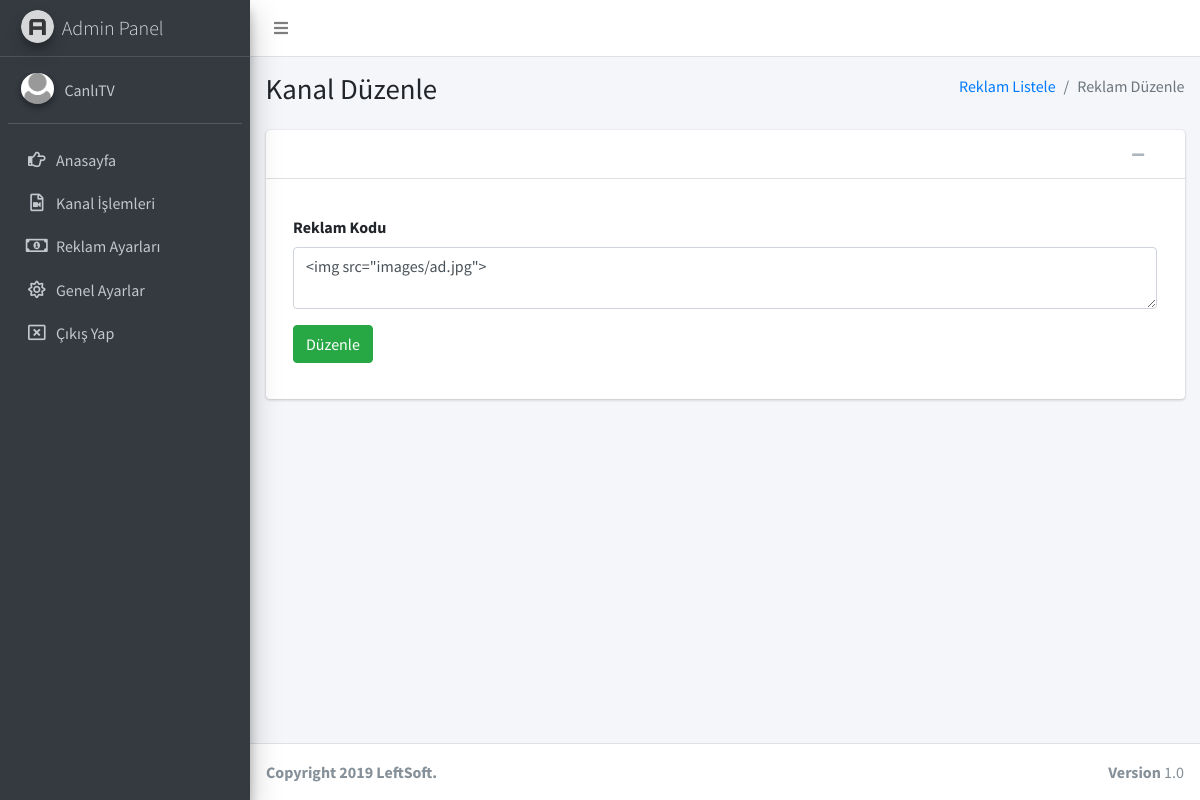
Page /admin/sayfalar/reklam-duzenle.php?reklam_id=1 (signed in) on the committed database.
### tables this page shows
CREATE TABLE `kullanici` (
  `kullanici_id` int(11) NOT NULL,
  `kullanici_mail` varchar(100) NOT NULL,
  `kullanici_password` varchar(50) NOT NULL,
  `kullanici_ad` varchar(50) NOT NULL
);

CREATE TABLE `reklam` (
  `reklam_id` int(11) NOT NULL,
  `reklam_adi` text NOT NULL,
  `reklam_kodu` text NOT NULL
);

### admin/sayfalar/reklam-duzenle.php (the view, shortened to what this page needs)
<?php
include 'header.php';
$reklamsor=$db->prepare("SELECT * FROM reklam where reklam_id=:id");
$reklamsor->execute(array(
  'id' => $_GET['reklam_id']
  ));
$reklamcek=$reklamsor->fetch(PDO::FETCH_ASSOC);
?>
  <div class="content-wrapper">
    <section class="content-header">
      <div class="container-fluid">
        <div class="row mb-2">
          <div class="col-sm-6">
            <h1>Kanal Düzenle</h1>
          </div>
          <div class="col-sm-6">
            <ol class="breadcrumb float-sm-right">
              <li class="breadcrumb-item"><a href="reklam-listele.php">Reklam Listele</a></li>
              <li class="breadcrumb-item active">Reklam Düzenle</li>
            </ol>
          </div>
        </div>
      </div>
    </section>
    <section class="content">
      <div class="container-fluid">
        <div class="card card-default">
          <div class="card-header">
            <div class="card-tools">
              <button type="button" class="btn btn-tool" data-card-widget="collapse"><i class="fas fa-minus"></i></button>
              <button type="button" class="btn btn-tool" data-card-widget="remove"><i class="fas fa-remove"></i></button>
            </div>
          </div>
          <div class="card-body">
           <form action="../ayar/islem.php" method="POST">
                    <div class="col-sm-12">
                      <div class="form-group">
                        <label>Reklam Kodu</label>
                        <textarea class="form-control"  name="reklam_kodu" placeholder="Reklam Kodunuzu Giriniz.."><?php echo $reklamcek['reklam_kodu']; ?></textarea>
                      </div>
                    </div>
                    <div class="form-group">
              <div align="left" class="col-sm-1">
                <button type="submit" name="reklamduzenle" class="btn btn-success">Düzenle</button>
              </div>
            </div>
          </form>
          </div>
        </div>
      </div>
    </section>
  </div>
  <footer class="main-footer">
    <div class="float-right d-none d-sm-block">
      <b>Version</b> 1.0
    </div>
    <strong>Copyright 2019 <a>LeftSoft</a>.</strong>
  </footer>
</div>
</body>
</html>

### admin/sayfalar/header.php (shortened to what this page needs)
<?php
include '../../baglan.php';
$kullanicisor=$db->prepare("SELECT * FROM kullanici where kullanici_mail=:mail");
$kullanicisor->execute(array(
  'mail' => $_SESSION['kullanici_mail']
  ));
$kullanicicek=$kullanicisor->fetch(PDO::FETCH_ASSOC);
?>
<!DOCTYPE html>
<html>
<head>
  <link rel="stylesheet" href="https://code.ionicframework.com/ionicons/2.0.1/css/ionicons.min.css">
  <link rel="stylesheet" href="../plugins/fontawesome-free/css/all.min.css">
  <link rel="stylesheet" href="https://code.ionicframework.com/ionicons/2.0.1/css/ionicons.min.css">
  <link rel="stylesheet" href="../plugins/tempusdominus-bootstrap-4/css/tempusdominus-bootstrap-4.min.css">
  <link rel="stylesheet" href="../plugins/icheck-bootstrap/icheck-bootstrap.min.css">
  <link rel="stylesheet" href="../plugins/jqvmap/jqvmap.min.css">
  <link rel="stylesheet" href="../dist/css/adminlte.min.css">
  <link rel="stylesheet" href="../plugins/overlayScrollbars/css/OverlayScrollbars.min.css">
  <link rel="stylesheet" href="../plugins/daterangepicker/daterangepicker.css">
  <link rel="stylesheet" href="../plugins/summernote/summernote-bs4.css">
  <link rel="stylesheet" href="../plugins/datatables-bs4/css/dataTables.bootstrap4.css">
</head>
<body class="hold-transition sidebar-mini layout-fixed">
<div class="wrapper">
  <nav class="main-header navbar navbar-expand navbar-white navbar-light">
    <ul class="navbar-nav">
      <li class="nav-item">
        <a class="nav-link" data-widget="pushmenu" href="#"><i class="fas fa-bars"></i></a>
      </li>
    </ul>
  </nav>
  <aside class="main-sidebar sidebar-dark-primary elevation-4">
    <a href="index.php" class="brand-link">
      <img src="../dist/img/AdminLTELogo.png" alt="AdminLTE Logo" class="brand-image img-circle elevation-3"
           style="opacity: .8">
      <span class="brand-text font-weight-light">Admin Panel</span>
    </a>
    <div class="sidebar">
      <div class="user-panel mt-3 pb-3 mb-3 d-flex">
        <div class="image">
          <img src="../dist/img/user2-160x160.png" class="img-circle elevation-2" alt="User Image">
        </div>
        <div class="info">
          <a href="#" class="d-block"><?php echo $kullanicicek['kullanici_ad']; ?></a>
        </div>
      </div>
      <nav class="mt-2">
        <ul class="nav nav-pills nav-sidebar flex-column" data-widget="treeview" role="menu" data-accordion="false">
               <li class="nav-item">
            <a href="index.php" class="nav-link">
              <i class="nav-icon far fa-hand-point-right"></i>
              <p>
                Anasayfa
              </p>
            </a>
          </li>
         <li class="nav-item">
            <a href="kanal-listele.php" class="nav-link">
              <i class="nav-icon far fa-file-video"></i>
              <p>
                Kanal İşlemleri
              </p>
            </a>
          </li>
          <li class="nav-item">
            <a href="reklam-listele.php" class="nav-link">
              <i class="nav-icon far fa-money-bill-alt"></i>
              <p>
                Reklam Ayarları
              </p>
            </a>
          </li>
          <li class="nav-item">
            <a href="genel-ayar.php" class="nav-link">
              <i class="nav-icon far fa-sun"></i>
              <p>
                Genel Ayarlar
              </p>
            </a>
          </li>
     <li class="nav-item">
            <a href="logout.php" class="nav-link">
              <i class="nav-icon far fa-window-close"></i>
              <p>
                Çıkış Yap
              </p>
            </a>
          </li>
        </ul>
      </nav>
    </div>
  </aside>

### rows in the picture
kullanici: kullanici_ad "CanlıTV"
reklam: reklam_kodu "<img src=\"images/ad.jpg\">"
